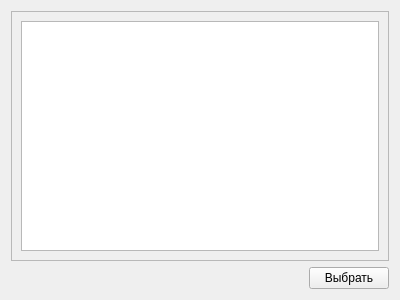
<?xml version="1.0" encoding="UTF-8"?>
<ui version="4.0">
 <class>RelationTableView</class>
 <widget class="QWidget" name="RelationTableView">
  <property name="geometry">
   <rect>
    <x>0</x>
    <y>0</y>
    <width>400</width>
    <height>300</height>
   </rect>
  </property>
  <property name="windowTitle">
   <string>Form</string>
  </property>
  <layout class="QVBoxLayout" name="verticalLayout_2">
   <item>
    <layout class="QVBoxLayout" name="verticalLayout" stretch="85,15">
     <item>
      <widget class="QScrollArea" name="scrollArea">
       <property name="widgetResizable">
        <bool>true</bool>
       </property>
       <widget class="QWidget" name="scrollAreaWidgetContents_2">
        <property name="geometry">
         <rect>
          <x>0</x>
          <y>0</y>
          <width>380</width>
          <height>233</height>
         </rect>
        </property>
        <layout class="QVBoxLayout" name="verticalLayout_3">
         <item>
          <widget class="QTableView" name="Table">
           <property name="sizeAdjustPolicy">
            <enum>QAbstractScrollArea::AdjustToContents</enum>
           </property>
           <property name="selectionMode">
            <enum>QAbstractItemView::SingleSelection</enum>
           </property>
           <attribute name="horizontalHeaderStretchLastSection">
            <bool>true</bool>
           </attribute>
           <attribute name="verticalHeaderStretchLastSection">
            <bool>false</bool>
           </attribute>
          </widget>
         </item>
        </layout>
       </widget>
      </widget>
     </item>
     <item>
      <layout class="QHBoxLayout" name="horizontalLayout">
       <item>
        <spacer name="horizontalSpacer">
         <property name="orientation">
          <enum>Qt::Horizontal</enum>
         </property>
         <property name="sizeHint" stdset="0">
          <size>
           <width>40</width>
           <height>20</height>
          </size>
         </property>
        </spacer>
       </item>
       <item>
        <widget class="QPushButton" name="ChooseButton">
         <property name="text">
          <string>Выбрать</string>
         </property>
        </widget>
       </item>
      </layout>
     </item>
    </layout>
   </item>
  </layout>
 </widget>
 <resources/>
 <connections/>
</ui>
